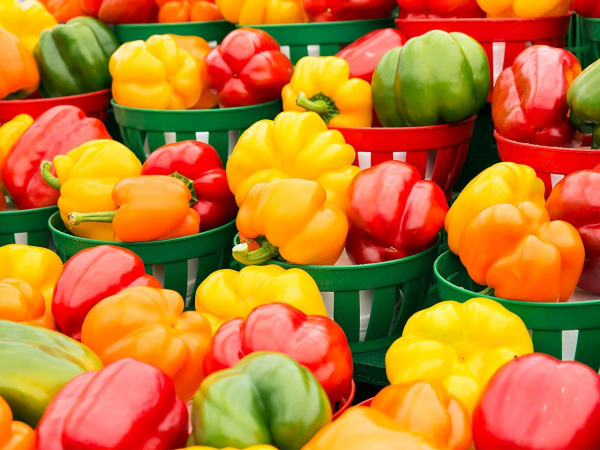
#> input picture Images/peppers.jpg, 1200 x 900 px, found by its file name (shown at 1/2 size)
$ jupyter execute Convolutions.ipynb
#> lines starting #> are read from the running program, lines starting #| are printed output that depends on the picture
#Convolutions

In this notebook, we will delve into the concept of convolution to make it more approachable for anyone who might find it intimidating. Convolution means performing a simple elementwise multiplication of two matrices followed by a sum. Let's begin and see how convolution work. Now, without further ado, let us start our journey and witness the marvels of convolution in action!

#Python getting started

Firstly, to get access to images we need to Mount the Google Drive to Google Colab.

[cell 1]
from google.colab import drive
drive.mount('/content/drive')

###Downloading libraries

I have downloaded all the libraries and dependencies required for the project in one particular cell.

[cell 2]
# Importing necessary libraries
import numpy as np
import cv2
import imutils
import matplotlib.pyplot as plt
from skimage.exposure import rescale_intensity

###Convolutions

As I mentioned earlier, convolution is just a straightforward process of multiplying two matrices element by element and then adding up the results. It's a simple and powerful technique with a wide range of practical uses.

[cell 3]
# [43 lines left out: function convolve, not called in this run]

[cell 4]
# Construct average blurring kernels used to smooth an image
smallBlur = np.ones((7, 7), dtype="float") * (1.0 / (7 * 7))
largeBlur = np.ones((21, 21), dtype="float") * (1.0 / (21 * 21))

# Construct a sharpening filter
sharpen = np.array((
    [0, -1, 0],
    [-1, 5, -1],
    [0, -1, 0]), dtype="int")

# Construct the Laplacian kernel used to detect edge-like regions of an image
laplacian = np.array((
    [0, 1, 0],
    [1, -4, 1],
    [0, 1, 0]), dtype="int")

# Construct the Sobel x-axis kernel
sobelX = np.array((
    [-1, 0, 1],
    [-2, 0, 2],
    [-1, 0, 1]), dtype="int")

# Construct the Sobel y-axis kernel
sobelY = np.array((
    [-1, -2, -1],
    [0, 0, 0],
    [1, 2, 1]), dtype="int")

# Custom kernels
emboss = np.array((
    [-2, -1, 0],
    [-1, 1, 1],
    [0, 1, 2]), dtype="int")

identity = np.array((
    [0, 0, 0],
    [0, 1, 0],
    [0, 0, 0]), dtype="int")

prewittX = np.array((
    [-1, 0, 1],
    [-1, 0, 1],
    [-1, 0, 1]), dtype="int")

prewittY = np.array((
    [-1, -1, -1],
    [0, 0, 0],
    [1, 1, 1]), dtype="int")

boxBlur = np.ones((5, 5), dtype="float") * (1.0 / (5 * 5))

customEdge = np.array((
    [-1, -1, -1],
    [-1, 8, -1],
    [-1, -1, -1]), dtype="int")

# Construct the Gaussian blur kernel (example with 5x5 kernel)
gaussianBlur = np.array((
    [1, 4, 6, 4, 1],
    [4, 16, 24, 16, 4],
    [6, 24, 36, 24, 6],
    [4, 16, 24, 16, 4],
    [1, 4, 6, 4, 1]), dtype="float") / 256

# Construct the kernel bank, a list of kernels we're going
# to apply using both our custom `convolve` function and
# OpenCV's `filter2D` function

kernelBank = (
    ("small_blur", smallBlur),      # Average blur kernel of size 7x7
    ("large_blur", largeBlur),      # Average blur kernel of size 21x21
    ("sharpen", sharpen),           # Sharpening kernel
    ("laplacian", laplacian),       # Laplacian edge detection kernel
    ("sobel_x", sobelX),            # Sobel edge detection kernel for x-axis
    ("sobel_y", sobelY),            # Sobel edge detection kernel for y-axis
    ("emboss", emboss),             # Emboss kernel for 3D effect
    ("identity", identity),         # Identity kernel, does not change the image
    ("prewitt_x", prewittX),        # Prewitt edge detection kernel for x-axis
    ("prewitt_y", prewittY),        # Prewitt edge detection kernel for y-axis
    ("box_blur", boxBlur),          # Box blur kernel for simple blurring
    ("custom_edge", customEdge),    # Custom edge detection kernel
    ("gaussian_blur", gaussianBlur) # Gaussian blur kernel
)

[cell 5]
# Load and resize the input image
image = cv2.imread("/content/peppers.jpg")
#> image is the input picture: shape (900, 1200, 3); mean B, G, R 43.4, 119.8, 191.4
image = imutils.resize(image, width=300)
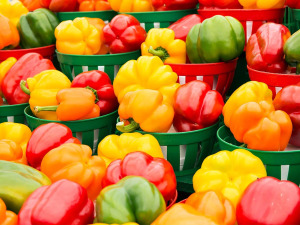
#> image: shape (225, 300, 3); mean B, G, R 43.4, 119.8, 191.4

# Convert the image to grayscale
gray = cv2.cvtColor(image, cv2.COLOR_BGR2GRAY)
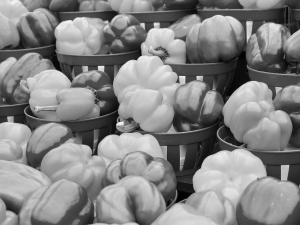
#> gray: shape (225, 300); min 1, max 246, mean 132.5

# Create a figure to display all the kernels and their names
fig, axs = plt.subplots(3, 5, figsize=(16, 10))
fig.suptitle("Convolution Kernels")

# Plot the grayscale image in the first subplot
axs[0, 0].imshow(gray, cmap="gray")
axs[0, 0].set_title("Grayscale Image")
axs[0, 0].axis("off")

# Loop over the first 13 kernels and plot the results
for idx, (kernelName, kernel) in enumerate(kernelBank[:14]):
    # Convolve the grayscale image with the current kernel using filter2D
    convoleOutput = cv2.filter2D(gray, -1, kernel)

    # Plot the kernel output and add the kernel name as title
    ax = axs[(idx + 1) // 5, (idx + 1) % 5]
    ax.imshow(convoleOutput, cmap="gray")
    ax.set_title(kernelName)
    ax.axis("off")
#> this loop made 13 passes
#> pass 1, `convoleOutput = cv2.filter2D(gray, -1, kernel)`:
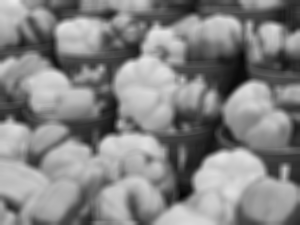
#> convoleOutput: shape (225, 300); min 3, max 233, mean 132.5
#> pass 2, `convoleOutput = cv2.filter2D(gray, -1, kernel)`:
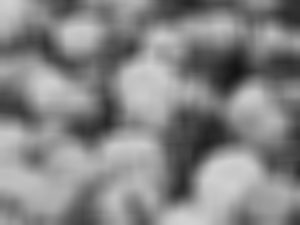
#> convoleOutput: shape (225, 300); min 19, max 210, mean 132.5
#> pass 3, `convoleOutput = cv2.filter2D(gray, -1, kernel)`:
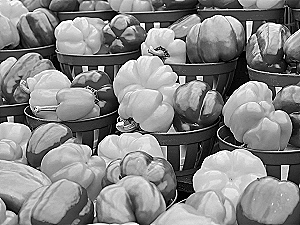
#> convoleOutput: shape (225, 300); min 0, max 255, mean 133

# Hide the last subplot (empty photo)
axs[2, 3].axis("off")
axs[2, 4].axis("off")

plt.show()
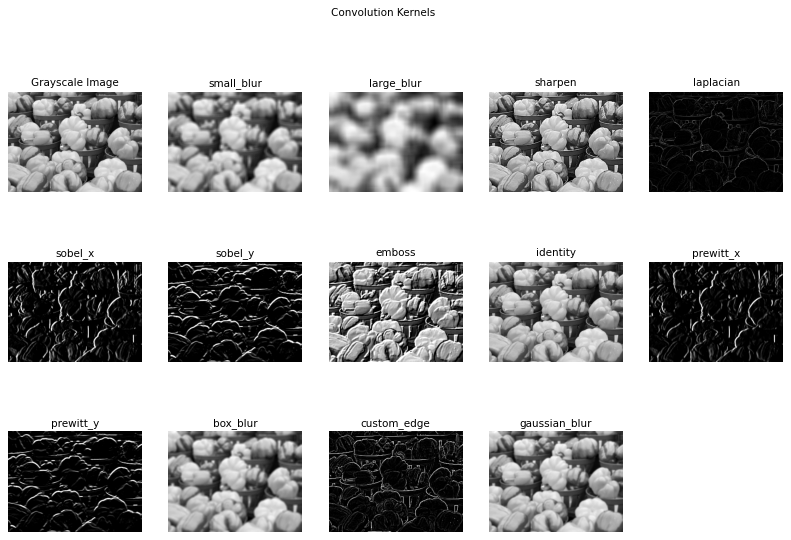
#> figure drawn by matplotlib, 14 panels

$ run again, with Images/Xray_image.jpg copied over Images/peppers.jpg
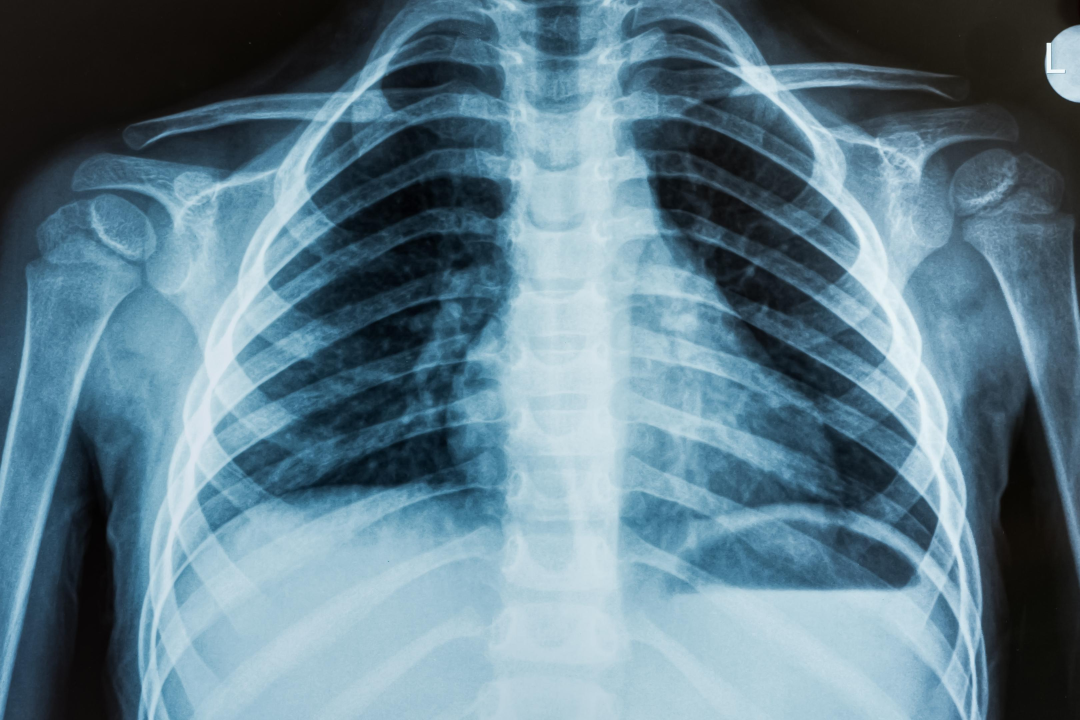
#> input picture Images/Xray_image.jpg, 3240 x 2160 px, found by its file name (shown at 1/3 size)
#> image is the input picture: shape (2160, 3240, 3); mean B, G, R 138.7, 124.3, 95.8
#> image: shape (200, 300, 3)
#> `gray = cv2.cvtColor(image, cv2.COLOR_BGR2GRAY)`:
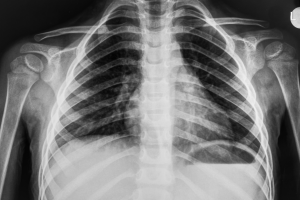
#> gray: shape (200, 300); min 3, max 243, mean 117.5
#> the loop `for idx, (kernelName, kernel) in enumerate(kernelBank[:14]):` made 13 passes
#> pass 3, `convoleOutput = cv2.filter2D(gray, -1, kernel)`:
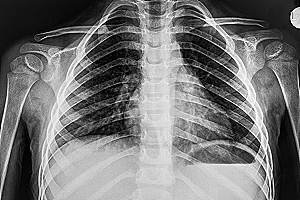
#> convoleOutput: shape (200, 300); min 0, max 255, mean 117.4
